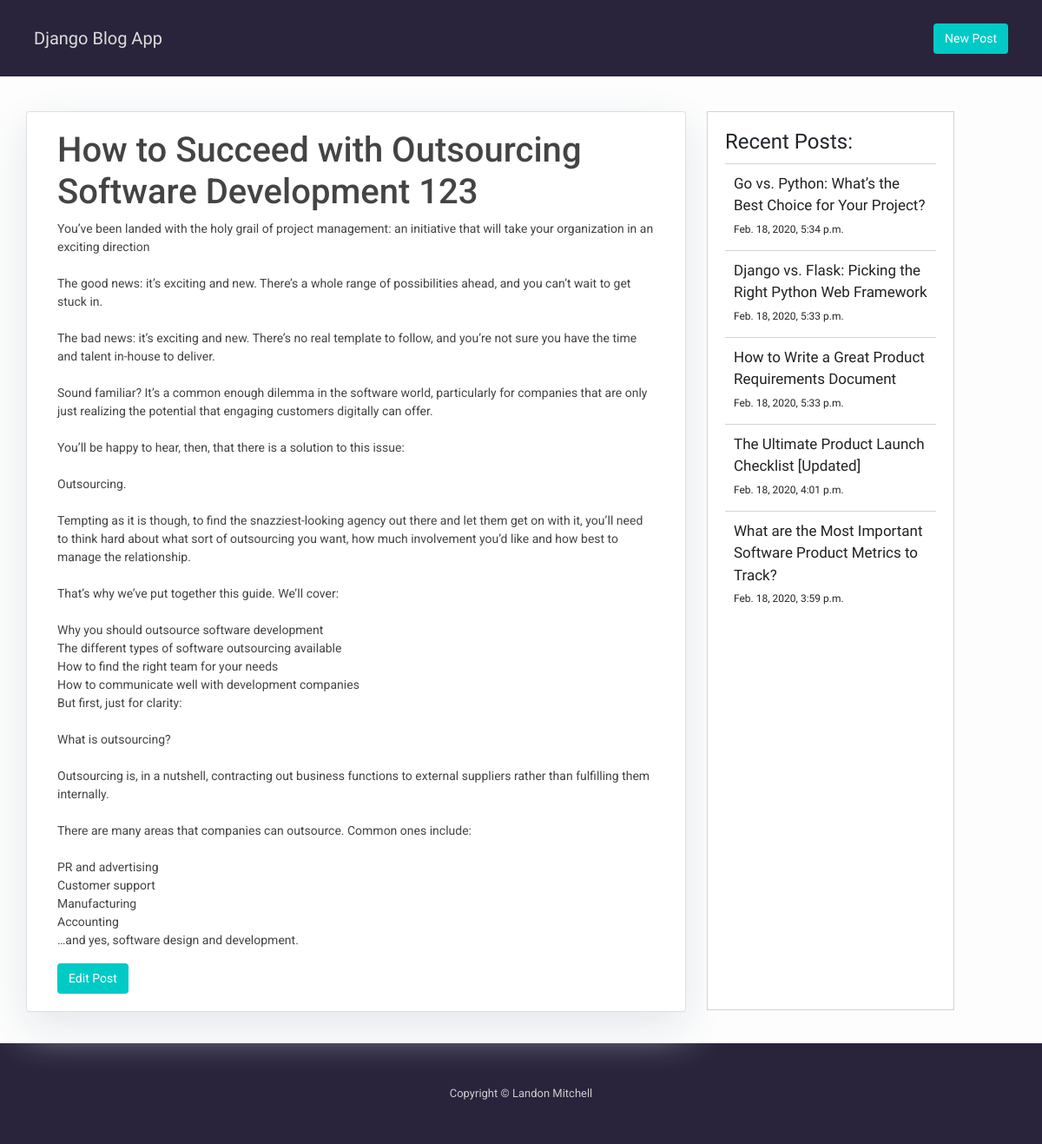
/how-to-succeed-with-outsourcing-software-development-123/, run on the app's committed database.
### blog/models.py (models this page shows, shortened)
class Post(models.Model):
    title = models.CharField(max_length=200, unique=True)
    slug = models.SlugField(max_length=200, unique=True)
    content = models.TextField()
    created_on = models.DateTimeField(auto_now_add=True)
    class Meta:
        ordering = ['-created_on']

### blog/views.py (the view)
# urls.py: path('<slug:slug>/', views.post_detail, name='post_detail'),
def post_detail(request, slug):
    post = get_object_or_404(Post, slug=slug)
    recent_posts = Post.objects.filter(
        created_on__lte=timezone.now()).order_by('-created_on')[:5]
    return render(request, 'post_detail.html', {'post': post, 'recent_posts':recent_posts})

### templates/post_detail.html
{% extends 'base.html' %}
{% block content %}
<div class="container">
    <div class="row">
        <div class="col-md-8 card mr-4 mb-3 post-content">
            <div class="card-body">
                <h1>{{ post.title }}</h1>
                <p class="card-text ">{{ post.content|linebreaksbr }}</p>
                <a class="btn btn-small" href="{% url 'post_edit' slug=post.slug %}" role="button">Edit Post</a>
            </div>
        </div>
        {% block recent_posts %} {% include 'recent_posts.html' %} {% endblock recent_posts %}
    </div>
</div>
{% endblock content %}

### templates/recent_posts.html
{% block recent_posts %}
<div class="col-md-3 float-right recent-posts">
    <h4>Recent Posts:</h4>
    <ul>
        {% for post in recent_posts %}
        <li class="recent-post">
            <p class="recent-post-title"><a href="{% url 'post_detail' post.slug  %}"> {{ post.title }}</a></p>
            <p class="recent-post-date"> {{ post.created_on }}</p>
        </li>
        {% endfor %}
    </ul>
</div>
{% endblock recent_posts %}

### blog/static/blog/style.css (style rules this page uses)
body { font-family: "Roboto", sans-serif; font-size: 18px; background-color: #fdfdfd; }
.btn { color: white; background-color: #00cac5; font-size: 14px; }
.container { margin-top: 40px; }
.card { box-shadow: 0 16px 48px #E3E7EB; font-size: 14px; color: #444 }
.post-content { margin-bottom: 20px; }
.recent-posts { padding: 20px; margin-bottom: 18px; border: 1px solid lightgrey; font-family: 'Raleway', sans-serif; background-color: white; }
.recent-posts ul { list-style-type: none; padding-inline-start: 0px; margin-top: 10px; }
.recent-posts li { border-top: 1px solid lightgrey; margin: 0px; padding: 10px; }
.recent-posts a { color: #222; }
.recent-posts .recent-post-date { font-size: 12px; margin-bottom: 5px; }
.recent-posts .recent-post-title { font-size: 17px; color: #525252; margin-bottom: 5px; }

### data on the page
Post: title "How to Succeed with Outsourcing Software Development 123", content "You’ve been landed with the holy grail of project management: an initiative that will take your organization in an exciting direction The good news: it’s exciting and new. There’s a whole range of possibilities ahead, and you can’t wait to get stuck in. The bad news: it’s exciting and new. There’s no real template to follow, and you’re not sure you have the time and talent in-house to deliver. Sound familiar? It’s a common enough dilemma in the software world, particularly for companies that are only just realizing the potential that engaging customers digitally can offer. You’ll be happy to hear, then, that there is a solution to this issue: Outsourcing. Tempting as it is though, to find…"
Post: title "Go vs. Python: What’s the Best Choice for Your Project?", created_on "Feb. 18, 2020, 5:34 p.m."
Post: title "Django vs. Flask: Picking the Right Python Web Framework", created_on "Feb. 18, 2020, 5:33 p.m."
Post: title "How to Write a Great Product Requirements Document", created_on "Feb. 18, 2020, 5:33 p.m."
Post: title "The Ultimate Product Launch Checklist [Updated]", created_on "Feb. 18, 2020, 4:01 p.m."
Post: title "What are the Most Important Software Product Metrics to Track?", created_on "Feb. 18, 2020, 3:59 p.m."
